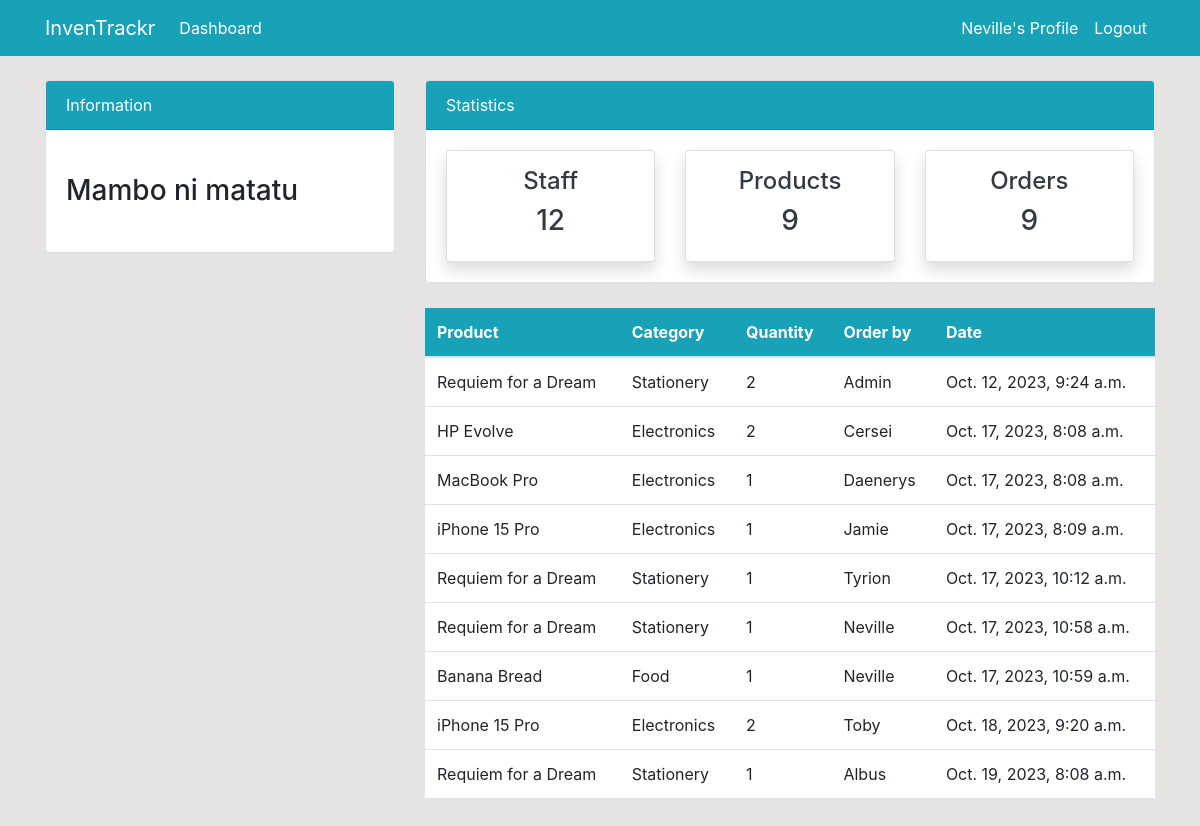
Page /order/ (signed in) on the earlier database version.
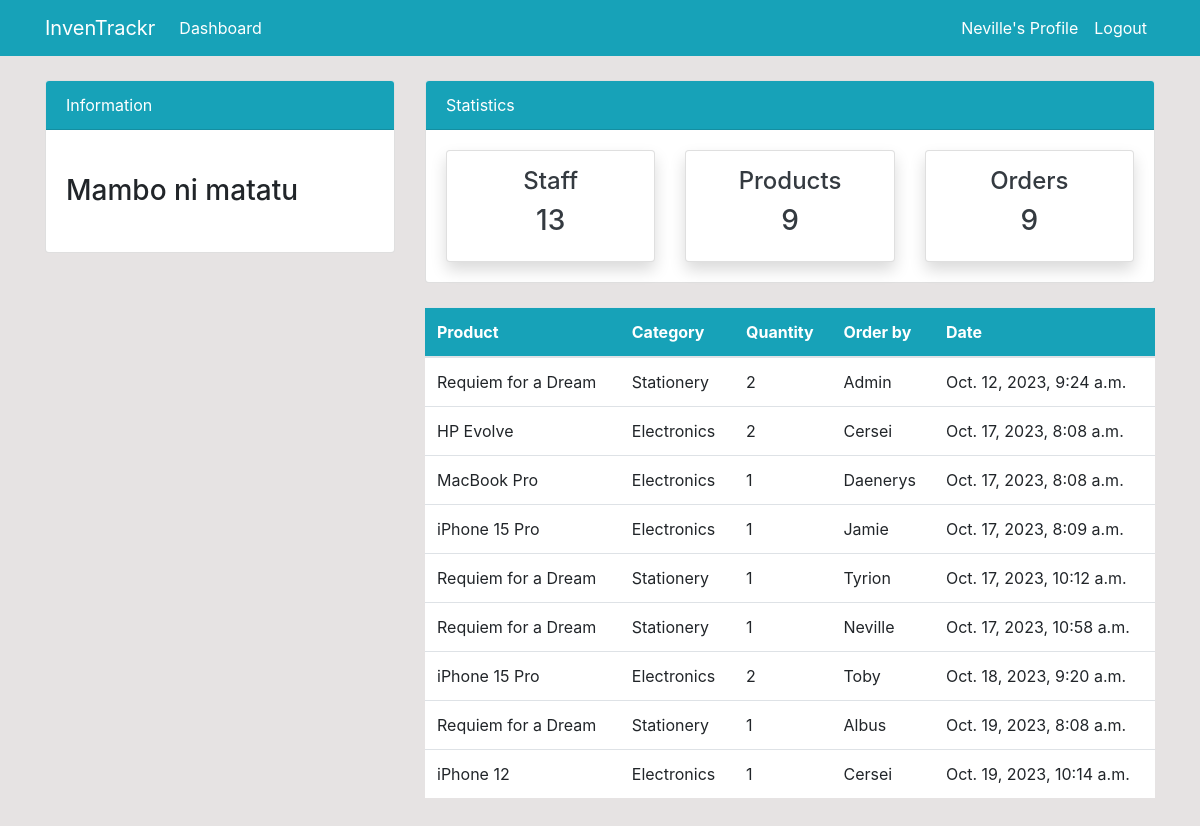
Same page on the later database version.
### dashboard/models.py (models this page shows, shortened)
class Order(models.Model):
    product = models.ForeignKey(Product, on_delete=models.CASCADE, null=True)
    staff = models.ForeignKey(User, models.CASCADE, null=True)
    order_quantity = models.PositiveIntegerField(null=True)
    date = models.DateTimeField(auto_now_add=True)

class Product(models.Model):
    name = models.CharField(max_length=100, null=True)
    category = models.CharField(max_length=20, choices=CATEGORY, null=True)
    quantity = models.PositiveIntegerField(null=True)

### dashboard/views.py (the view)
# urls.py: path('order/', views.order, name='dashboard-order'),
@login_required
def order(request):
    orders = Order.objects.all()
    orders_count = orders.count()
    items_count = Product.objects.all().count()
    workers_count = User.objects.all().count()
    context = {
        'orders':orders,
        'orders_count': orders_count,
        'items_count': items_count,
        'workers_count': workers_count,
    }
    return render(request, 'dashboard/order.html', context)

### templates/dashboard/order.html
{% extends 'partials/base.html' %} {% block title %}Orders Page{% endblock %}
{% block content %} {% include 'partials/hero.html' %}
<div class="container">
  <div class="row my-4">
    <div class="col-md-4"></div>
    <div class="col-md-8">
      <table class="table bg-white">
        <thead class="bg-info">
          <tr class="text-white">
            <th scope="col">Product</th>
            <th scope="col">Category</th>
            <th scope="col">Quantity</th>
            <th scope="col">Order by</th>
            <th scope="col">Date</th>
          </tr>
        </thead>
        <tbody>
          {% for order in orders%}
          <tr>
            <td>{{order.product.name}}</td>
            <td>{{order.product.category}}</td>
            <td>{{order.order_quantity}}</td>
            <td>{{order.staff.username}}</td>
            <td>{{order.date}}</td>
          </tr>
          {%endfor%}
        </tbody>
      </table>
    </div>
  </div>
</div>
{% endblock %}

### templates/partials/base.html (shortened to what this page needs)
{% load static %}
<!DOCTYPE html>
<html lang="en">
  <head>
    <link
      rel="stylesheet"
      href="https://cdn.jsdelivr.net/npm/bootstrap@4.6.2/dist/css/bootstrap.min.css"
    />
    <link rel="stylesheet" href="{% static '/style.css' %}" />
  </head>
  <body>
    {% include 'partials/nav.html' %}
    {% block content %}{% endblock %}
  </body>
</html>

### templates/partials/nav.html (shortened to what this page needs)
<nav class="navbar navbar-expand-lg navbar-info bg-info">
  {% if user.is_authenticated %}
  <div class="container">
    <a class="navbar-brand text-white" href="{% url 'dashboard-index' %}"
      >InvenTrackr</a
    >
    <div class="collapse navbar-collapse" id="navbarSupportedContent">
      <ul class="navbar-nav mr-auto">
        <li class="nav-item active">
          <a class="nav-link text-white" href="{% url 'dashboard-index' %}"
            >Dashboard <span class="sr-only">(current)</span></a
          >
        </li>
      </ul>
      <ul class="navbar-nav ml-auto">
        <li class="nav-item active">
          <a class="nav-link text-white" href="{% url 'user-profile'%}"
            >{{user.username}}'s Profile
            <span class="sr-only">(current)</span></a
          >
        </li>
        <li class="nav-item">
          <a class="nav-link text-white" href="{% url 'user-logout' %}"
            >Logout</a
          >
        </li>
      </ul>
      {% endif %}
    </div>
  </div>
</nav>

### templates/partials/hero.html (shortened to what this page needs)
<div class="container">
  <div class="row mt-4">
    <div class="col-md-4">
      <div class="card">
        <div class="card-header bg-info text-white">Information</div>
        <div class="card-body">
          <marquee behavior="" direction="">
            <h3 class="my-4">Mambo ni matatu</h3>
          </marquee>
        </div>
      </div>
    </div>
    <div class="col-md-8">
      <div class="card">
        <div class="card-header bg-info text-white">Statistics</div>
        <div class="card-body">
          <div class="row">
            <div class="col-md-4">
              <a
                class="text-decoration-none text-dark"
                href="{% url 'dashboard-staff'%}"
              >
                <div class="card my-card shadow text-center p-3">
                  <h4>Staff </h4>
                  <h3>{{ workers_count }}</h3>
                </div>
              </a>
            </div>
            <div class="col-md-4">
              <a
                class="text-decoration-none text-dark"
                href="{% url 'dashboard-product'%}"
              >
                <div class="card my-card shadow text-center p-3">
                  <h4>Products </h4>
                  <h3>{{ items_count }}</h3>
                </div>
              </a>
            </div>
            <div class="col-md-4">
              <a
                class="text-decoration-none text-dark"
                href="{% url 'dashboard-order'%}"
              >
                <div class="card my-card shadow text-center p-3">
                  <h4>Orders </h4>
                  <h3>{{ orders_count }}</h3>
                </div>
              </a>
            </div>
          </div>
        </div>
      </div>
    </div>
  </div>
</div>

### static/style.css (style rules this page uses)
body { background: rgb(230, 227, 227); }

Differences in the rows shown:
removed Order: product.name "Banana Bread", product.category "Food", order_quantity "1", staff.username "Neville", date "Oct. 17, 2023, 10:59 a.m."
added Order: product.name "iPhone 12", product.category "Electronics", order_quantity "1", staff.username "Cersei", date "Oct. 19, 2023, 10:14 a.m."
Other differences:
{{ workers_count }}: "12" → "13"
